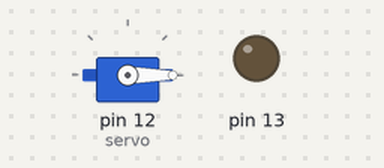
Bench run of a sketch on a simulated Arduino Uno, built with avr-gcc and run on an emulated ATmega328P. On the bench: servo, output pins drawn as LEDs (lit = HIGH).

Above: at 0.05 s.
At 4.05 s:
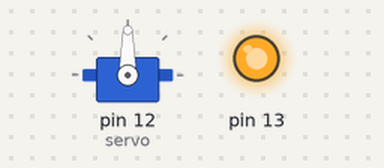
At 4.2 s:
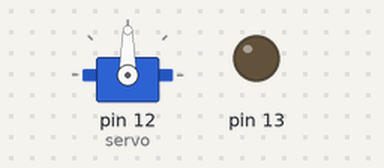
Timing chart, 0 to 5.5 s (numbered marks = the images above):
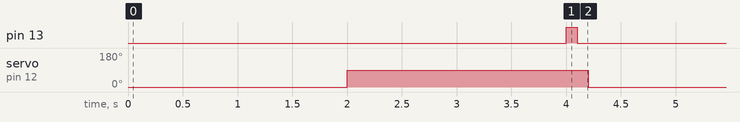

The sketch:

Servo_test1.ino
```cpp
#include <Servo.h>

// Create a servo instance.
Servo servo;

void setup() {
  // Attach servo output to pin 12.
  servo.attach(12);
  pinMode(13, OUTPUT);
}

void loop() {
  // Move to position 0, or a 1.0 millisecond long pulse:
  // Remember the servo module in Arduino takes in a position in degrees
  // from 0 to 180 instead of a pulse length in milliseconds or other value.
  servo.write(0);
  // Delay for a second.
  delay(2000);
  // Move to position 180, or a 2.0 millisecond long pulse and pause again.
  servo.write(90);
  delay(2000);
  digitalWrite(13, HIGH);   // turn the LED on (HIGH is the voltage level)
    delay(100);              // delay(ms)
    digitalWrite(13, LOW);    // turn the LED off by making the voltage LOW
    delay(100);              // wait for a second
}
```

Measured:
- by itself, pin 13: alternates HIGH for 0.10 s and LOW for 4.1 s
- by itself, servo on pin 12 (servo): alternates 90° for 2.2 s and 0° for 2.0 s
